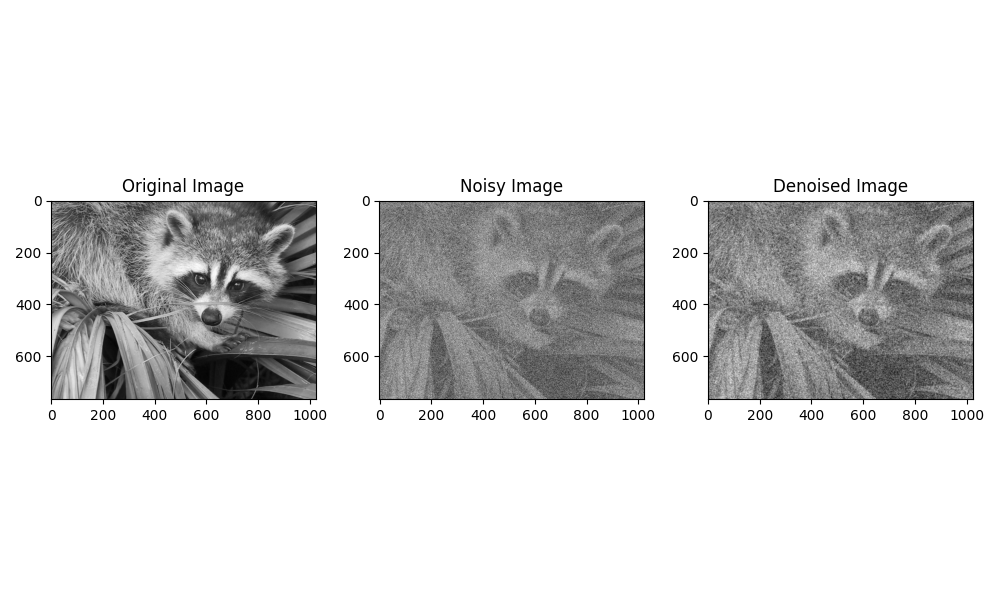

This figure's Python source:
import numpy as np
import matplotlib.pyplot as plt
from scipy import misc
from scipy.ndimage import gaussian_filter


def add_pixel_noise(image, pixel_noise):
    noise = np.random.randint(-pixel_noise,
                              high=pixel_noise+1, size=image.shape)
    return image + noise


def main():
    # Load the original image
    original_image = misc.face(gray=True)

    # Set pixel noise level
    pixel_noise = 300

    # Add pixel noise to the original image
    noisy_image = add_pixel_noise(original_image, pixel_noise)

    # Denoise the noisy image using Gaussian filter
    denoised_image = gaussian_filter(noisy_image, sigma=1)

    # Print SNR before and after denoising
    snr_before = np.sum(original_image**2) / \
        np.sum((original_image - noisy_image)**2)
    snr_after = np.sum(original_image**2) / \
        np.sum((original_image - denoised_image)**2)  # type: ignore
    print(f"SNR before denoising: {snr_before}")
    print(f"SNR after denoising: {snr_after}")

    # Plotting
    fig, axs = plt.subplots(1, 3, figsize=(10, 6))
    axs[0].imshow(original_image, cmap=plt.cm.gray)  # type: ignore
    axs[0].set_title("Original Image")

    axs[1].imshow(noisy_image, cmap=plt.cm.gray)  # type: ignore
    axs[1].set_title("Noisy Image")

    axs[2].imshow(denoised_image, cmap=plt.cm.gray)  # type: ignore
    axs[2].set_title("Denoised Image")

    plt.tight_layout()
    plt.show()


if __name__ == "__main__":
    main()
